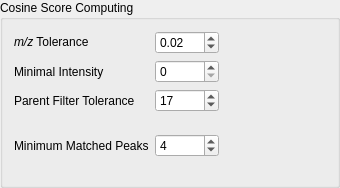
<?xml version="1.0" encoding="UTF-8"?>
<ui version="4.0">
 <class>gbCosineOptions</class>
 <widget class="QGroupBox" name="gbCosineOptions">
  <property name="geometry">
   <rect>
    <x>0</x>
    <y>0</y>
    <width>340</width>
    <height>188</height>
   </rect>
  </property>
  <property name="minimumSize">
   <size>
    <width>0</width>
    <height>0</height>
   </size>
  </property>
  <property name="title">
   <string>Cosine Score Computing</string>
  </property>
  <layout class="QGridLayout" name="gridLayout">
   <item row="3" column="1">
    <widget class="QSpinBox" name="spinMinIntensity">
     <property name="enabled">
      <bool>true</bool>
     </property>
     <property name="maximum">
      <number>100</number>
     </property>
    </widget>
   </item>
   <item row="5" column="0" rowspan="2">
    <widget class="QLabel" name="label_6">
     <property name="text">
      <string>Minimum Matched Peaks</string>
     </property>
    </widget>
   </item>
   <item row="2" column="0">
    <widget class="QLabel" name="label_3">
     <property name="font">
      <font>
       <italic>false</italic>
      </font>
     </property>
     <property name="text">
      <string>&lt;i&gt;m/z&lt;/i&gt; Tolerance</string>
     </property>
    </widget>
   </item>
   <item row="5" column="1" rowspan="2">
    <widget class="QSpinBox" name="spinMinMatchedPeaks">
     <property name="enabled">
      <bool>true</bool>
     </property>
     <property name="maximum">
      <number>100</number>
     </property>
     <property name="value">
      <number>4</number>
     </property>
    </widget>
   </item>
   <item row="3" column="0">
    <widget class="QLabel" name="label_4">
     <property name="text">
      <string>Minimal Intensity</string>
     </property>
    </widget>
   </item>
   <item row="4" column="0">
    <widget class="QLabel" name="label_5">
     <property name="text">
      <string>Parent Filter Tolerance</string>
     </property>
    </widget>
   </item>
   <item row="4" column="1">
    <widget class="QSpinBox" name="spinParentFilterTolerance">
     <property name="enabled">
      <bool>true</bool>
     </property>
     <property name="maximum">
      <number>100</number>
     </property>
     <property name="value">
      <number>17</number>
     </property>
    </widget>
   </item>
   <item row="2" column="1">
    <widget class="QDoubleSpinBox" name="spinMZTolerance">
     <property name="enabled">
      <bool>true</bool>
     </property>
     <property name="maximum">
      <double>100.000000000000000</double>
     </property>
     <property name="singleStep">
      <double>0.010000000000000</double>
     </property>
     <property name="value">
      <double>0.020000000000000</double>
     </property>
    </widget>
   </item>
   <item row="2" column="2">
    <spacer name="horizontalSpacer">
     <property name="orientation">
      <enum>Qt::Horizontal</enum>
     </property>
     <property name="sizeHint" stdset="0">
      <size>
       <width>40</width>
       <height>20</height>
      </size>
     </property>
    </spacer>
   </item>
  </layout>
 </widget>
 <tabstops>
  <tabstop>spinMZTolerance</tabstop>
  <tabstop>spinMinIntensity</tabstop>
  <tabstop>spinParentFilterTolerance</tabstop>
  <tabstop>spinMinMatchedPeaks</tabstop>
 </tabstops>
 <resources/>
 <connections/>
</ui>
